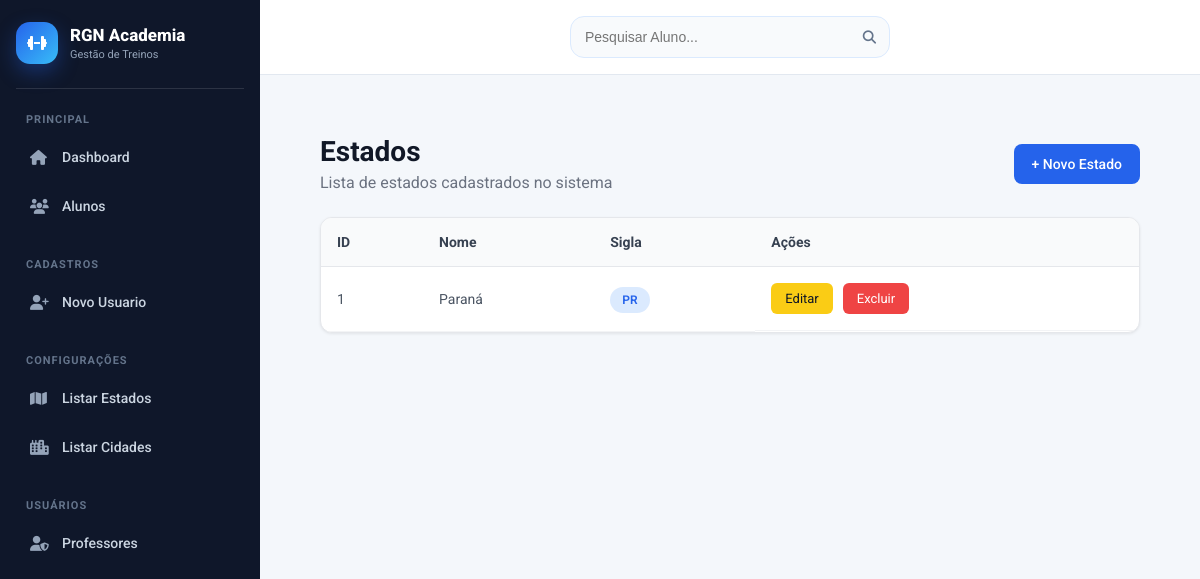
Before: /listar/estado/ with the older database file.
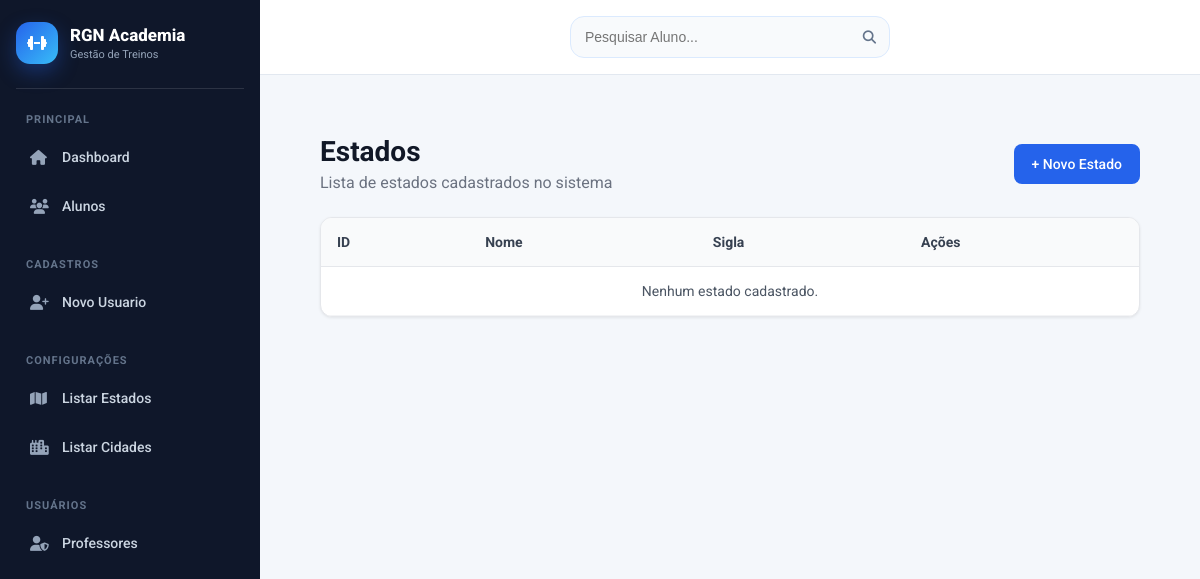
After: the same page with the newer database file.
### cadastros/models.py (models this page shows, shortened)
class Auditoria(models.Model):
    cadastrado_em = models.DateTimeField(auto_now_add=True, verbose_name="Cadastrado em")
    atualizado_em = models.DateTimeField(auto_now=True, verbose_name="Atualizado em")
    class Meta:
        abstract = True

class Estado(Auditoria):
    nome = models.CharField(max_length=50, verbose_name="Nome do Estado")
    sigla = models.CharField(max_length=2, verbose_name="Sigla")

### cadastros/views.py (the view)
# urls.py: path('listar/estado/', EstadoList.as_view(), name="listar-estado"),
class EstadoList(ListView):
    model = Estado
    template_name = 'cadastros/listar_estado.html'

### cadastros/templates/cadastros/listar_estado.html
{% extends 'modelo.html' %}
{% load static %}
{% block css %}
<link rel="stylesheet" href="{% static 'css/cadastros/listar_estado.css' %}">
<link rel="stylesheet" href="{% static 'css/paginas/modelo.css' %}">
{% endblock %}
{% block content %}
<div class="list-container">
    <div class="list-header">
        <div>
            <h2>Estados</h2>
            <p>Lista de estados cadastrados no sistema</p>
        </div>
        <a href="{% url 'cadastrar-estado' %}" class="btn-novo">
            + Novo Estado
        </a>
    </div>
    <div class="table-container">
        <table class="table-list">
            <thead>
                <tr>
                    <th>ID</th>
                    <th>Nome</th>
                    <th>Sigla</th>
                    <th>Ações</th>
                </tr>
            </thead>
            <tbody>
                {% for estado in object_list %}
                <tr>
                    <td>{{ estado.id }}</td>
                    <td>{{ estado.nome }}</td>
                    <td>
                        <span class="badge">
                            {{ estado.sigla }}
                        </span>
                    </td>
                    <td class="acoes">
                        <a href="{% url 'editar-estado' estado.id %}" class="btn-editar">
                            Editar
                        </a>
                        <a href="{% url 'excluir-estado' estado.id %}" class="btn-deletar">
                            Excluir
                        </a>
                    </td>
                </tr>
                {% empty %}
                <tr>
                    <td colspan="4" class="sem-registro">
                        Nenhum estado cadastrado.
                    </td>
                </tr>
                {% endfor %}
            </tbody>
        </table>
    </div>
</div>
{% endblock %}

Changed rows visible on the page:
removed Estado: id "1", nome "Paraná", sigla "PR"
Other visible differences:
text now shown: "Nenhum estado cadastrado."
